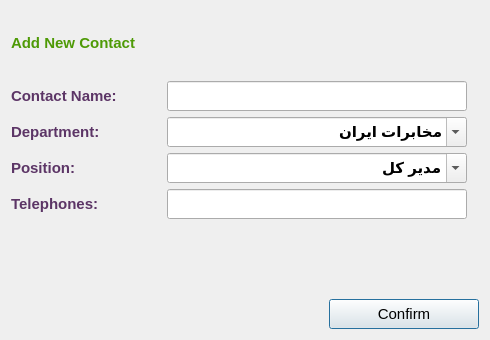
<?xml version="1.0" encoding="UTF-8"?>
<ui version="4.0">
 <class>TelephoneAddEditDialog</class>
 <widget class="QDialog" name="TelephoneAddEditDialog">
  <property name="geometry">
   <rect>
    <x>0</x>
    <y>0</y>
    <width>490</width>
    <height>340</height>
   </rect>
  </property>
  <property name="minimumSize">
   <size>
    <width>490</width>
    <height>340</height>
   </size>
  </property>
  <property name="maximumSize">
   <size>
    <width>490</width>
    <height>340</height>
   </size>
  </property>
  <property name="font">
   <font>
    <family>Tahoma</family>
    <pointsize>11</pointsize>
   </font>
  </property>
  <property name="windowTitle">
   <string>Contact Manage</string>
  </property>
  <property name="windowIcon">
   <iconset resource="../../../../image.qrc">
    <normaloff>:/Image/phone.png</normaloff>:/Image/phone.png</iconset>
  </property>
  <layout class="QVBoxLayout" name="verticalLayout">
   <item>
    <layout class="QHBoxLayout" name="horizontalLayout">
     <item>
      <widget class="QLabel" name="label">
       <property name="minimumSize">
        <size>
         <width>200</width>
         <height>30</height>
        </size>
       </property>
       <property name="maximumSize">
        <size>
         <width>16777215</width>
         <height>30</height>
        </size>
       </property>
       <property name="font">
        <font>
         <family>Tahoma</family>
         <pointsize>11</pointsize>
         <weight>75</weight>
         <bold>true</bold>
        </font>
       </property>
       <property name="styleSheet">
        <string notr="true">color: rgb(78, 154, 6);</string>
       </property>
       <property name="text">
        <string>Add New Contact</string>
       </property>
      </widget>
     </item>
     <item>
      <widget class="QLabel" name="label_phone">
       <property name="minimumSize">
        <size>
         <width>64</width>
         <height>64</height>
        </size>
       </property>
       <property name="maximumSize">
        <size>
         <width>64</width>
         <height>64</height>
        </size>
       </property>
       <property name="text">
        <string/>
       </property>
       <property name="pixmap">
        <pixmap resource="../../../../image.qrc">:/Image/phone.png</pixmap>
       </property>
       <property name="alignment">
        <set>Qt::AlignCenter</set>
       </property>
      </widget>
     </item>
    </layout>
   </item>
   <item>
    <layout class="QHBoxLayout" name="horizontalLayout_3">
     <item>
      <widget class="QLabel" name="label_4">
       <property name="minimumSize">
        <size>
         <width>150</width>
         <height>30</height>
        </size>
       </property>
       <property name="maximumSize">
        <size>
         <width>16777215</width>
         <height>30</height>
        </size>
       </property>
       <property name="font">
        <font>
         <family>Tahoma</family>
         <pointsize>11</pointsize>
         <weight>75</weight>
         <bold>true</bold>
        </font>
       </property>
       <property name="styleSheet">
        <string notr="true">color: rgb(92, 53, 102);</string>
       </property>
       <property name="text">
        <string>Contact Name:</string>
       </property>
      </widget>
     </item>
     <item>
      <widget class="QLineEdit" name="nameLE">
       <property name="minimumSize">
        <size>
         <width>300</width>
         <height>30</height>
        </size>
       </property>
       <property name="maximumSize">
        <size>
         <width>16777215</width>
         <height>30</height>
        </size>
       </property>
       <property name="font">
        <font>
         <weight>75</weight>
         <bold>true</bold>
        </font>
       </property>
      </widget>
     </item>
     <item>
      <spacer name="horizontalSpacer_2">
       <property name="orientation">
        <enum>Qt::Horizontal</enum>
       </property>
       <property name="sizeHint" stdset="0">
        <size>
         <width>40</width>
         <height>20</height>
        </size>
       </property>
      </spacer>
     </item>
    </layout>
   </item>
   <item>
    <layout class="QHBoxLayout" name="horizontalLayout_4">
     <item>
      <widget class="QLabel" name="label_5">
       <property name="minimumSize">
        <size>
         <width>150</width>
         <height>30</height>
        </size>
       </property>
       <property name="maximumSize">
        <size>
         <width>16777215</width>
         <height>30</height>
        </size>
       </property>
       <property name="font">
        <font>
         <family>Tahoma</family>
         <pointsize>11</pointsize>
         <weight>75</weight>
         <bold>true</bold>
        </font>
       </property>
       <property name="styleSheet">
        <string notr="true">color: rgb(92, 53, 102);</string>
       </property>
       <property name="text">
        <string>Department:</string>
       </property>
      </widget>
     </item>
     <item>
      <widget class="QComboBox" name="depCB">
       <property name="minimumSize">
        <size>
         <width>300</width>
         <height>30</height>
        </size>
       </property>
       <property name="maximumSize">
        <size>
         <width>16777215</width>
         <height>30</height>
        </size>
       </property>
       <property name="font">
        <font>
         <weight>75</weight>
         <bold>true</bold>
        </font>
       </property>
       <property name="editable">
        <bool>true</bool>
       </property>
       <item>
        <property name="text">
         <string>مخابرات ایران</string>
        </property>
       </item>
       <item>
        <property name="text">
         <string>معاونت شبکه ایران</string>
        </property>
       </item>
       <item>
        <property name="text">
         <string>معاونت تجاری ایران</string>
        </property>
       </item>
       <item>
        <property name="text">
         <string>معاونت شبکه تهران</string>
        </property>
       </item>
       <item>
        <property name="text">
         <string>معاونت تجاری تهران</string>
        </property>
       </item>
       <item>
        <property name="text">
         <string>اداره کل طرح و مهندسی</string>
        </property>
       </item>
       <item>
        <property name="text">
         <string>اداره کل پشتیبانی و راه اندازی شبکه</string>
        </property>
       </item>
       <item>
        <property name="text">
         <string>اداره کل عملیات شبکه</string>
        </property>
       </item>
       <item>
        <property name="text">
         <string>اداره کل فناوری اطلاعات</string>
        </property>
       </item>
       <item>
        <property name="text">
         <string>اداره کل نظارت، آزمایش و تحویل</string>
        </property>
       </item>
       <item>
        <property name="text">
         <string>اداره کل تدارکات و خدمات</string>
        </property>
       </item>
       <item>
        <property name="text">
         <string>اداره کل برنامه ریزی</string>
        </property>
       </item>
       <item>
        <property name="text">
         <string>اداره کل اداری و منابع انسانی</string>
        </property>
       </item>
       <item>
        <property name="text">
         <string>اداره کل فروش</string>
        </property>
       </item>
       <item>
        <property name="text">
         <string>اداره آموزش ایران</string>
        </property>
       </item>
       <item>
        <property name="text">
         <string>اداره آموزش تهران</string>
        </property>
       </item>
       <item>
        <property name="text">
         <string>دفتر حراست</string>
        </property>
       </item>
       <item>
        <property name="text">
         <string>اداره طرح و مهندسی دیتا</string>
        </property>
       </item>
       <item>
        <property name="text">
         <string>اداره طرح و مهندسی سوییچ</string>
        </property>
       </item>
       <item>
        <property name="text">
         <string>اداره طرح و مهندسی اکسس</string>
        </property>
       </item>
       <item>
        <property name="text">
         <string>اداره طرح و مهندسی  شبکه ارتباط</string>
        </property>
       </item>
       <item>
        <property name="text">
         <string>اداره طرح و مهندسی شبکه انتقال</string>
        </property>
       </item>
       <item>
        <property name="text">
         <string>اداره کل مخابرات منطقه ۲</string>
        </property>
       </item>
       <item>
        <property name="text">
         <string>اداره کل مخابرات منطقه ۳</string>
        </property>
       </item>
       <item>
        <property name="text">
         <string>اداره کل مخابرات منطقه ۴</string>
        </property>
       </item>
       <item>
        <property name="text">
         <string>اداره کل مخابرات منطقه ۵</string>
        </property>
       </item>
       <item>
        <property name="text">
         <string>اداره کل مخابرات منطقه ۶</string>
        </property>
       </item>
       <item>
        <property name="text">
         <string>اداره کل مخابرات منطقه ۷</string>
        </property>
       </item>
       <item>
        <property name="text">
         <string>اداره کل مخابرات منطقه ۸</string>
        </property>
       </item>
      </widget>
     </item>
     <item>
      <spacer name="horizontalSpacer_3">
       <property name="orientation">
        <enum>Qt::Horizontal</enum>
       </property>
       <property name="sizeHint" stdset="0">
        <size>
         <width>40</width>
         <height>20</height>
        </size>
       </property>
      </spacer>
     </item>
    </layout>
   </item>
   <item>
    <layout class="QHBoxLayout" name="horizontalLayout_5">
     <item>
      <widget class="QLabel" name="label_6">
       <property name="minimumSize">
        <size>
         <width>150</width>
         <height>30</height>
        </size>
       </property>
       <property name="maximumSize">
        <size>
         <width>16777215</width>
         <height>30</height>
        </size>
       </property>
       <property name="font">
        <font>
         <family>Tahoma</family>
         <pointsize>11</pointsize>
         <weight>75</weight>
         <bold>true</bold>
        </font>
       </property>
       <property name="styleSheet">
        <string notr="true">color: rgb(92, 53, 102);</string>
       </property>
       <property name="text">
        <string>Position:</string>
       </property>
      </widget>
     </item>
     <item>
      <widget class="QComboBox" name="posCB">
       <property name="minimumSize">
        <size>
         <width>300</width>
         <height>30</height>
        </size>
       </property>
       <property name="maximumSize">
        <size>
         <width>16777215</width>
         <height>30</height>
        </size>
       </property>
       <property name="font">
        <font>
         <weight>75</weight>
         <bold>true</bold>
        </font>
       </property>
       <property name="editable">
        <bool>true</bool>
       </property>
       <item>
        <property name="text">
         <string>مدیر کل</string>
        </property>
       </item>
       <item>
        <property name="text">
         <string>معاون مدیر کل</string>
        </property>
       </item>
       <item>
        <property name="text">
         <string>رییس اداره</string>
        </property>
       </item>
       <item>
        <property name="text">
         <string>معاون اداره</string>
        </property>
       </item>
       <item>
        <property name="text">
         <string>کارشناس مسول</string>
        </property>
       </item>
       <item>
        <property name="text">
         <string>کارشناس</string>
        </property>
       </item>
      </widget>
     </item>
     <item>
      <spacer name="horizontalSpacer_4">
       <property name="orientation">
        <enum>Qt::Horizontal</enum>
       </property>
       <property name="sizeHint" stdset="0">
        <size>
         <width>40</width>
         <height>20</height>
        </size>
       </property>
      </spacer>
     </item>
    </layout>
   </item>
   <item>
    <layout class="QHBoxLayout" name="horizontalLayout_6">
     <item>
      <widget class="QLabel" name="label_7">
       <property name="minimumSize">
        <size>
         <width>150</width>
         <height>30</height>
        </size>
       </property>
       <property name="maximumSize">
        <size>
         <width>16777215</width>
         <height>30</height>
        </size>
       </property>
       <property name="font">
        <font>
         <family>Tahoma</family>
         <pointsize>11</pointsize>
         <weight>75</weight>
         <bold>true</bold>
        </font>
       </property>
       <property name="styleSheet">
        <string notr="true">color: rgb(92, 53, 102);</string>
       </property>
       <property name="text">
        <string>Telephones:</string>
       </property>
      </widget>
     </item>
     <item>
      <widget class="QLineEdit" name="telLE">
       <property name="minimumSize">
        <size>
         <width>300</width>
         <height>30</height>
        </size>
       </property>
       <property name="maximumSize">
        <size>
         <width>16777215</width>
         <height>30</height>
        </size>
       </property>
       <property name="font">
        <font>
         <weight>75</weight>
         <bold>true</bold>
        </font>
       </property>
      </widget>
     </item>
     <item>
      <spacer name="horizontalSpacer_5">
       <property name="orientation">
        <enum>Qt::Horizontal</enum>
       </property>
       <property name="sizeHint" stdset="0">
        <size>
         <width>40</width>
         <height>20</height>
        </size>
       </property>
      </spacer>
     </item>
    </layout>
   </item>
   <item>
    <spacer name="verticalSpacer">
     <property name="orientation">
      <enum>Qt::Vertical</enum>
     </property>
     <property name="sizeHint" stdset="0">
      <size>
       <width>20</width>
       <height>19</height>
      </size>
     </property>
    </spacer>
   </item>
   <item>
    <layout class="QHBoxLayout" name="horizontalLayout_7">
     <item>
      <spacer name="horizontalSpacer_6">
       <property name="orientation">
        <enum>Qt::Horizontal</enum>
       </property>
       <property name="sizeHint" stdset="0">
        <size>
         <width>40</width>
         <height>20</height>
        </size>
       </property>
      </spacer>
     </item>
     <item>
      <widget class="QPushButton" name="okBtn">
       <property name="minimumSize">
        <size>
         <width>150</width>
         <height>30</height>
        </size>
       </property>
       <property name="maximumSize">
        <size>
         <width>16777215</width>
         <height>30</height>
        </size>
       </property>
       <property name="text">
        <string>Confirm</string>
       </property>
      </widget>
     </item>
    </layout>
   </item>
  </layout>
 </widget>
 <resources>
  <include location="../../../../image.qrc"/>
 </resources>
 <connections/>
</ui>
